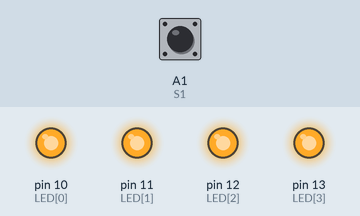
Recording of a sketch running on a simulated Arduino Uno, built with avr-gcc and run on an emulated ATmega328P. Shown: output pins drawn as LEDs (lit = HIGH). The inputs (shaded band) are chosen by the test bench; at power-on: A1 (S1) HIGH.

Above: at 1.2 s.
1.3 s: A1 (S1) pulled LOW for 0.15 s
At 1.37 s:
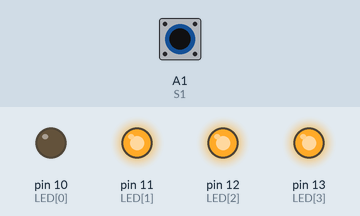
2.9 s: A1 (S1) pulled LOW for 3.2 s
At 7.5 s:
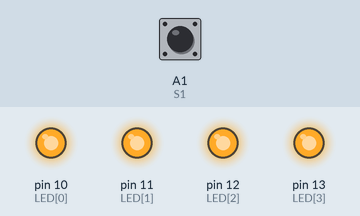
Timing chart, 0 to 9.0 s (numbered marks = the images above; inputs shaded):
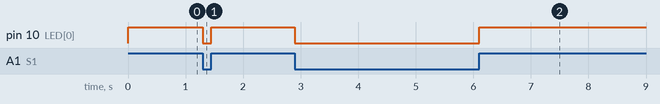

The sketch:

_3_NUT_NHAN.ino
```cpp
int LED[]={10,11,12,13};
#define S1 A1
#define S2 A2
#define S3 A3
void setup() {
  // put your setup code here, to run once:
for(int i=0;i<4;i++)
{
  pinMode(LED[i],OUTPUT);
}
pinMode(S1,INPUT_PULLUP);
pinMode(S2,INPUT_PULLUP);
pinMode(S3,INPUT_PULLUP);
for(int i=0;i<4;i++)
{
  digitalWrite(LED[i],1);
}
}


void loop() {
 if(digitalRead(S1)==0)
 {
 do{}
 while(digitalRead(S1)==1);
 digitalWrite(10,0);
 }
 else
 {
  digitalWrite(10,1);
 }
 }
```

Measured:
- after the input at 1.3 s, pin 10 (LED[0]): HIGH → LOW at once, → HIGH 0.15 s later
- after the input at 2.9 s, pin 10 (LED[0]): HIGH → LOW at once, → HIGH 3.2 s later
